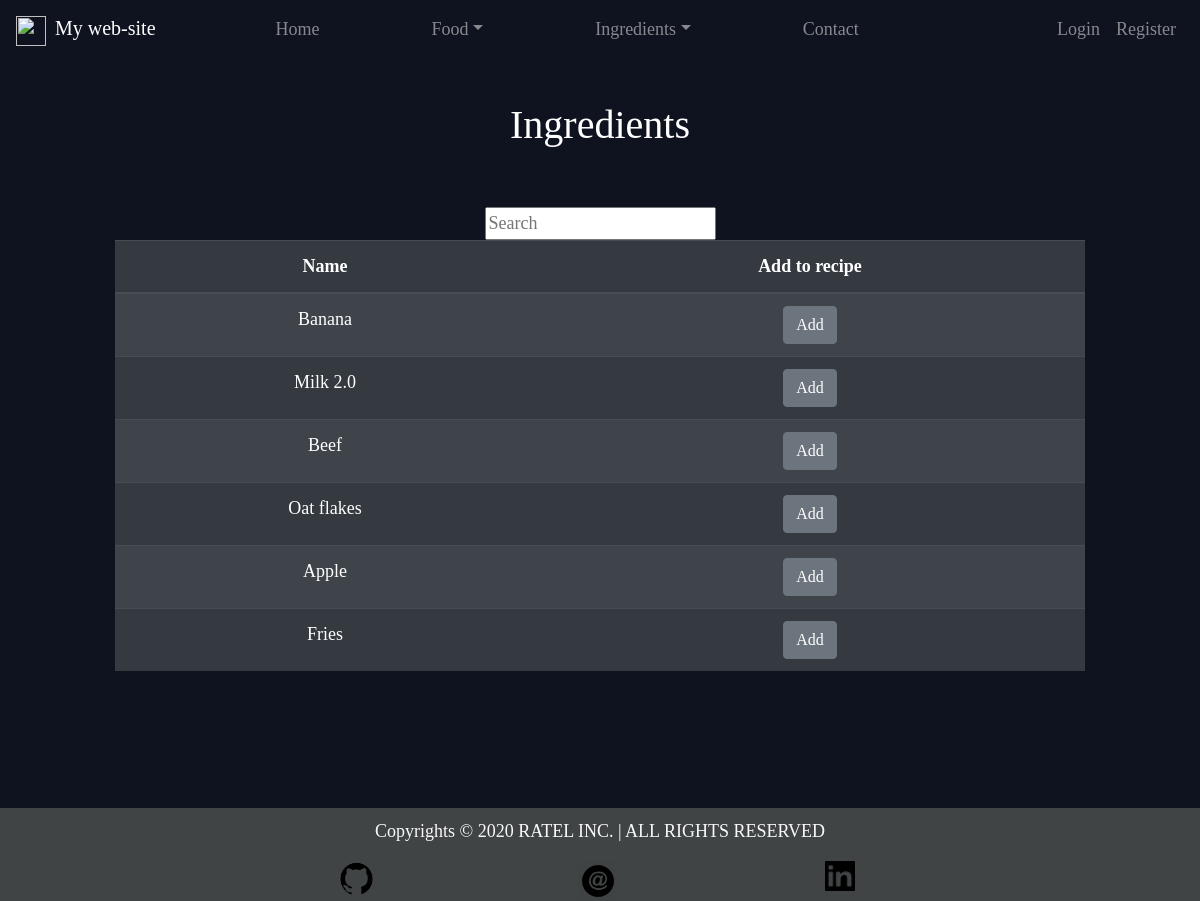
The app's page /food/ingredients_table/4/ with its own data.
### Food/models.py (models this page shows, shortened)
class Ingredient(models.Model):
	name = models.CharField(max_length=50, unique=True)
	protein = models.FloatField()
	carbohydrates = models.FloatField()
	fat = models.FloatField()
	quantity_per_portion = models.IntegerField(blank=True)
	price = models.DecimalField(max_digits=100, decimal_places=2, blank=True)
	food_type = models.CharField(max_length=2, choices=FOOD_TYPE_CHOICES, blank=True)
	class Meta:
		ordering = ["id"]

### Food/views.py (the view)
# urls.py: path("ingredients_table/<int:pk>/", add_ingredient, name="ingredient_table"),
def add_ingredient(request, pk):
	context = {}
	product = Product.objects.get(pk=pk)
	context["prod_pk"] = pk
	context["ingredients"] = Ingredient.objects.all()
	context["recipe"] = ReceipeIngredient.objects.filter(product=product)
	return render(request, "Food/ingredient_table.html", context)

### Templates/Food/ingredient_table.html (shortened to what this page needs)
{% extends 'main.html' %}
{% block content %}
	<h1 id="title"> Ingredients </h1>
	<form action="#" method="get">
		<input name="word" type="text" placeholder="Search">
	</form>
	<table class="table table-striped table-dark">
		<thead>
			<tr>
				<th scope="col">Name</th>
				<th scope="col">Add to recipe</th>
			</tr>
		</thead>
		<tbody>
			{% for item in ingredients %}
				<tr>
					<td>
						{{ item.name|capfirst }}
					</td>
					<td>
						<button type="button" class="btn btn-secondary">
							<a class="hyperlink-off" href="{% url 'food:create_recipe' prod_pk item.pk %}">Add</a>
						</button>
					</td>
				</tr>
			{% endfor %}
		</tbody>
	</table>
{% endblock %}

### files/style.css (style rules this page uses)
body { background-color: #0f121f; font-family: Ubuntu; color: #fff; font-size:large; text-align: center; }
#title { padding-bottom: 50px; }
.hyperlink-off, .hyperlink-off:hover { text-decoration: none; font-family: Ubuntu; color: #fff; }

### records on screen
Ingredient: name "Banana"
Ingredient: name "Milk 2.0"
Ingredient: name "Beef"
Ingredient: name "Oat flakes"
Ingredient: name "Apple"
Ingredient: name "Fries"
